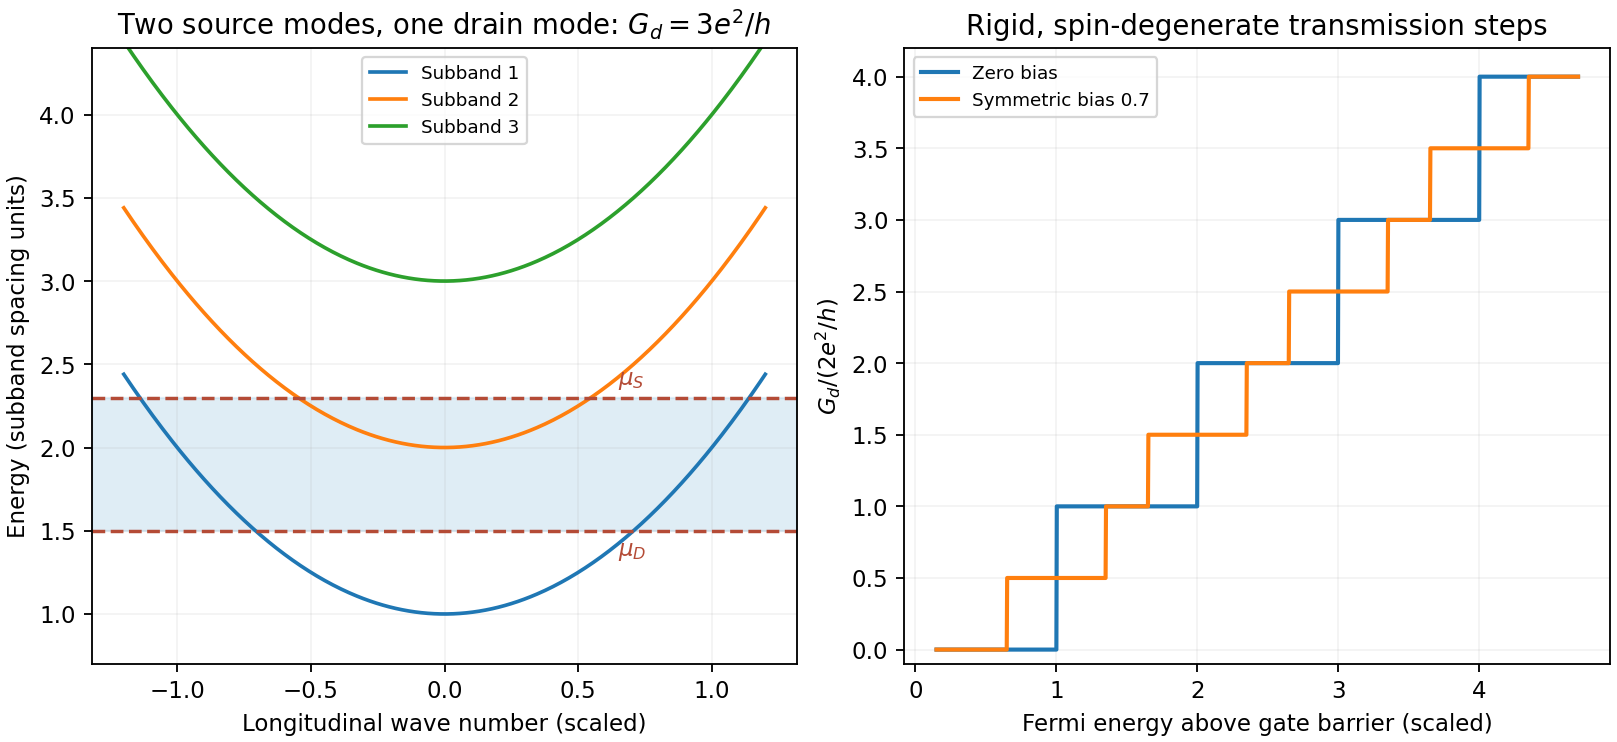

This chart was generated by the following Python code:
"""Original explanatory figure; Python3.14, NumPy2.3.5, Matplotlib3.10.7.
Output uses the PNG basename in the current working directory.
"""
import numpy as np
import matplotlib.pyplot as plt
plt.rcParams.update({"font.size":10,"figure.facecolor":"white","savefig.facecolor":"white"})
fig,axs=plt.subplots(1,2,figsize=(9.8,4.5),layout='constrained')
k=np.linspace(-1.2,1.2,400)
for n in [1,2,3]:axs[0].plot(k,n+k*k,lw=1.6,label=rf'Subband {n}')
axs[0].axhspan(1.5,2.3,color='#b8d8eb',alpha=.45)
axs[0].axhline(2.3,color='#b44b36',ls='--');axs[0].axhline(1.5,color='#b44b36',ls='--')
axs[0].text(.65,2.38,r'$\mu_S$',color='#b44b36');axs[0].text(.65,1.35,r'$\mu_D$',color='#b44b36')
axs[0].set(xlabel='Longitudinal wave number (scaled)',ylabel='Energy (subband spacing units)',ylim=(.7,4.4),title=r'Two source modes, one drain mode: $G_d=3e^2/h$');axs[0].legend(fontsize=8,loc='upper center');axs[0].grid(alpha=.15)
x=np.linspace(.15,4.7,1500)
for bias,label in [(0,'Zero bias'),(.7,'Symmetric bias 0.7')]:
 G=np.zeros_like(x)
 for n in [1,2,3,4]:G+=.5*((x+bias/2>n)+(x-bias/2>n).astype(float))
 axs[1].plot(x,G,lw=1.8,label=label)
axs[1].set(xlabel='Fermi energy above gate barrier (scaled)',ylabel=r'$G_d/(2e^2/h)$',ylim=(-.1,4.2),title='Rigid, spin-degenerate transmission steps');axs[1].legend(fontsize=8);axs[1].grid(alpha=.15)
fig.savefig('paper-1-channel-bias.png',dpi=165)
